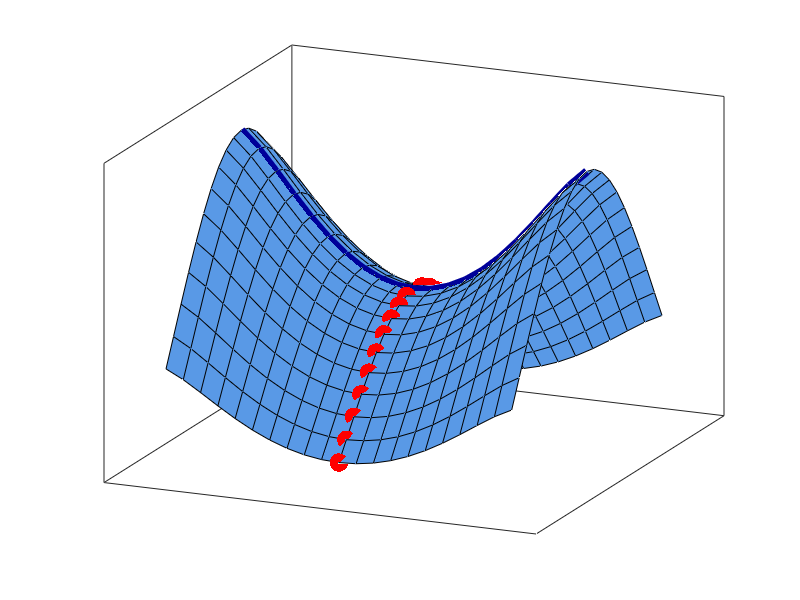

The MATLAB source for this figure: (Note: this script raises an error after producing the figure.)
function saddle

% Illustration of a saddle point
%
% Code by Matthew Dunham

    h = @(x,z) cos(x.^2).*exp(x.^2 - z.^2); 
    f = @(x) h(x,0); g = @(z)h(0,z);
    d = -0.8:0.08:0.8;                     
    [X,Y] = meshgrid(d,d);         
    Z = h(X,Y);
    figure; hold on;
    p1 = surf(X,Y,Z); 
    p2 = plot3(d,zeros(size(d)),f(d),'-','LineWidth',6,'Color',[0 0 0.6]);
    d(d==0) = [];
    p3 = plot3(zeros(size(d)),d,g(d),'.r','MarkerSize',40);
    colormap([0.35 0.6 0.9]);
    view([23.5 22]);
    box on;
    set(gca,'XTick',[],'YTick',[],'ZTick',[]);
    placeFigures('square',false);
    leg = legend([p2,p3],{'f(x)','g(z)'},'FontSize',22);
    set(leg,'Position',[0.3762 0.7655 0.07324 0.09367]);
    
    annotation(gcf,'textbox',[0.6012 0.06965 0.05947 0.06468],...
    'String',{'x'},...
    'FontSize',28,...
    'FitBoxToText','off',...
    'LineStyle','none');

    annotation(gcf,'textbox',[0.7198 0.08458 0.05947 0.09194],...
    'String',{'z'},...
    'FontSize',28,...
    'FitBoxToText','off',...
    'LineStyle','none');

    if doPrintPmtk, doPrintPmtkFigures('saddle'); end;




end